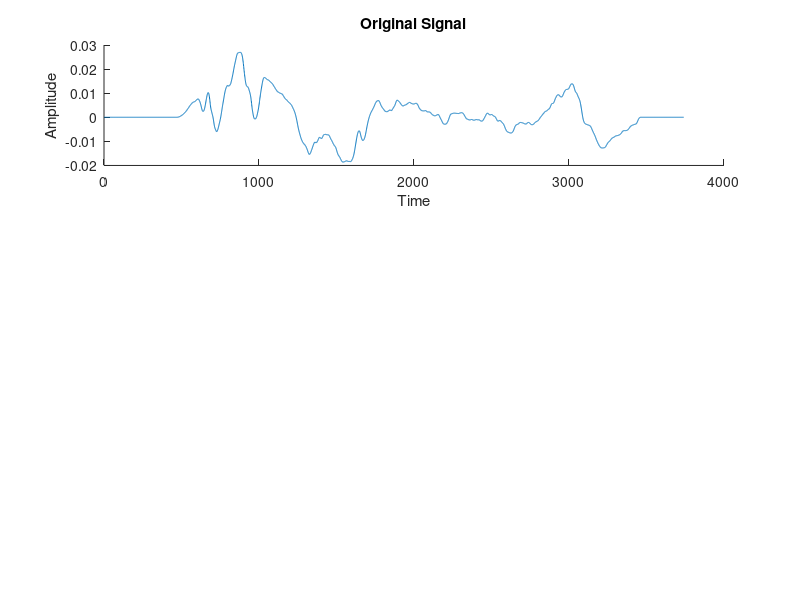

Reproduce this figure in MATLAB. (Note: this script raises an error after producing the figure.)
close
clear
clc

% Deep Learning and System Identification , Ljung , Andersson, Tiels , Schon

addpath 'C:\Users\afons\OneDrive - Universidade de Lisboa\Controlo de Plataforma Sismica\NN_System_Identification\dados_elcentro'
data=load("TDOF_PassFD_ElCentro_s1_70_V0.mat");

sname=fieldnames(data);
time=eval(['data.',sname{1},'.X.Data']);
dt=mean(diff(time));
xgr=eval(['data.',sname{1},'.Y(6).Data'])*1e-3; % referencia
xg=eval(['data.',sname{1},'.Y(5).Data'])*1e-3; %posicao da mesa
ag=eval(['data.',sname{1},'.Y(1).Data']); %aceleraçao na mesa


%%  MATLAB script to splice the beginning and end of a signal where values are almost constant

signal = xgr ;
n = length(signal);
t = 1:n; % Time or index vector

% Parameters to detect constant regions
window_size = 10; % Size of the moving window
threshold = 0.0001; % Threshold for detecting constant values (tolerance for variation)

% Calculate the local standard deviation of the signal
local_std = movstd(signal, window_size);

% Identify constant regions (where local standard deviation is below the threshold)
constant_regions = local_std < threshold;

% Find the indices for the beginning and end constant regions
start_index = find(~constant_regions, 1, 'first'); % First non-constant index
end_index = find(~constant_regions, 1, 'last'); % Last non-constant index

% Splice the signal to remove the constant regions at the beginning and end
spliced_signal = signal(start_index:end_index);

% Plot the results
figure;
subplot(3, 1, 1);
hold on
plot(t, signal);
title('Original Signal');
xlabel('Time'); ylabel('Amplitude');
xline(start_index, '-r', 'Start');
xline(end_index, '-r', 'End');
xlim([0 t(end)])

subplot(3, 1, 2);
hold on
plot(t, local_std);
title('Local Standard Deviation');
xlabel('Time'); ylabel('Std Dev');
yline(threshold, '--m', 'Threshold');
xline(start_index, '-r', 'Start');
xline(end_index, '-r', 'End');
xlim([0 t(end)])

subplot(3, 1, 3);
hold on
new_t = t(start_index:end_index);
plot(new_t, spliced_signal);
xline(start_index, '-r', 'Start');
xline(end_index, '-r', 'End');
title('Spliced Signal');
xlabel('Time'); ylabel('Amplitude');
xlim([0 t(end)])

%% Acceleration Correction

time=time(start_index:end_index);
xgr=xgr(start_index:end_index); % referencia
xg =xg(start_index:end_index); %posicao da mesa
ag =ag(start_index:end_index); %aceleraçao na mesa

ag_corrected = ag - mean(ag);
% Step 2: Double integrate the corrected acceleration
velocity_corrected = cumtrapz(time, ag_corrected); % Single integration for velocity
displacement_corrected = cumtrapz(time, velocity_corrected); % Double integration for displacement

% Step 4: Adjust offset iteratively (if needed)
% Define optimization function to minimize final displacement
cost_function = @(offset) displacement_with_offset(offset, time, ag);

% Use fminsearch to find the optimal offset
optimal_offset = fminsearch(cost_function, mean(ag));

% Apply the optimal offset
ag_optimal = ag + optimal_offset;
% Recompute displacement with corrected acceleration
velocity_optimal = cumtrapz(time, ag_optimal);
displacement_optimal = cumtrapz(time, velocity_optimal);


% Obtaining acceleration from displacement xg
% First derivative (velocity)
d_xg = diff(xg) / dt;
% Second derivative (acceleration)
dd_xg = diff(d_xg) / dt;
% Align time vectors for plotting
t_dxg= time(1:end-1); % Time vector for velocity
t_ddxg = time(1:end-2); % Time vector for acceleration

%% Plotting all signals on the same plot
figure;
hold on;
plot(time, xgr, 'LineWidth', 1.5, 'DisplayName', 'Reference Signal (xgr)');
plot(time, xg, 'LineWidth', 1.5, 'DisplayName', 'Position Signal (xg)');
%plot(time, displacement_corrected, 'LineWidth', 1.5, 'DisplayName', 'Corrected Displacement (from ag)');
plot(time, displacement_optimal, 'LineWidth', 1.5, 'DisplayName', 'Optimal Displacement (from ag)');
title('Signals Over Time');
xlabel('Time (s)');
ylabel('Amplitude');
legend show;
grid on;

figure;
hold on;
plot(time, ag, 'LineWidth', 1.5, 'DisplayName', 'Acceleration (ag)');
plot(time, ag_optimal, 'LineWidth', 1.5, 'DisplayName', 'Acceleration (ag)');
plot(t_ddxg, dd_xg, 'LineWidth', 1.5, 'DisplayName', 'Acceleration (from xg)');
title('Signals Over Time');
xlabel('Time (s)');
ylabel('Amplitude');
legend show;
grid on;
xlim([time(1) time(end)])

%% 

% inputs: 
U = [ xgr  ]; % sinal sismico(k-1) & mediçao na mesa(k+1)
siz = size(U)
Num_I= siz(2)
% outputs:  
Y = [ ag(start_index:end_index) ]; % referencia(k) ( no treino é igual ao sismo(k) )
siz = size(Y)
Num_O= siz(2)

%%
% sample time of dt seconds.
data = iddata( Y , U , dt ) 
idplot(data)

%%  Power Spectral Density

% inputSignal = data.u; % Input signal
% outputSignal = data.y; % Output signal
% Fs = 1 / data.Ts; % Sampling frequency
% 
% % Plot PSD for input signal
% figure;
% subplot(2, 1, 1);
% pspectrum(inputSignal, Fs, 'power');
% title('Power Spectral Density of Input Signals');
% 
% % Plot PSD for output signal
% subplot(2, 1, 2);
% pspectrum(outputSignal, Fs, 'power');
% title('Power Spectral Density of Output Signals');


%% Deep Cascade Network
net=cascadeforwardnet([6,6,6,6,6,6])
N2=neuralnet(net)

%%
N_A = 10*ones(Num_O)
N_B = 10*ones(Num_O,Num_I)
N_K = ones(Num_O,Num_I)

% opt = nlarxOptions
% opt.SearchOptions.MaxIterations = 10
mN2=nlarx(data,[N_A N_B N_K ],N2)

%% Compare
figure
compare(data(1:1500),mN2)


function final_displacement = displacement_with_offset(offset, t, acc)
    % Correct the acceleration by subtracting the offset
    acc_corrected = acc + offset;
    % Compute velocity (single integration)
    velocity = cumtrapz(t, acc_corrected);
    % Compute displacement (double integration)
    displacement = cumtrapz(t, velocity);
    % Final displacement (value at the last time point)
    final_displacement = abs(displacement(end));
end

